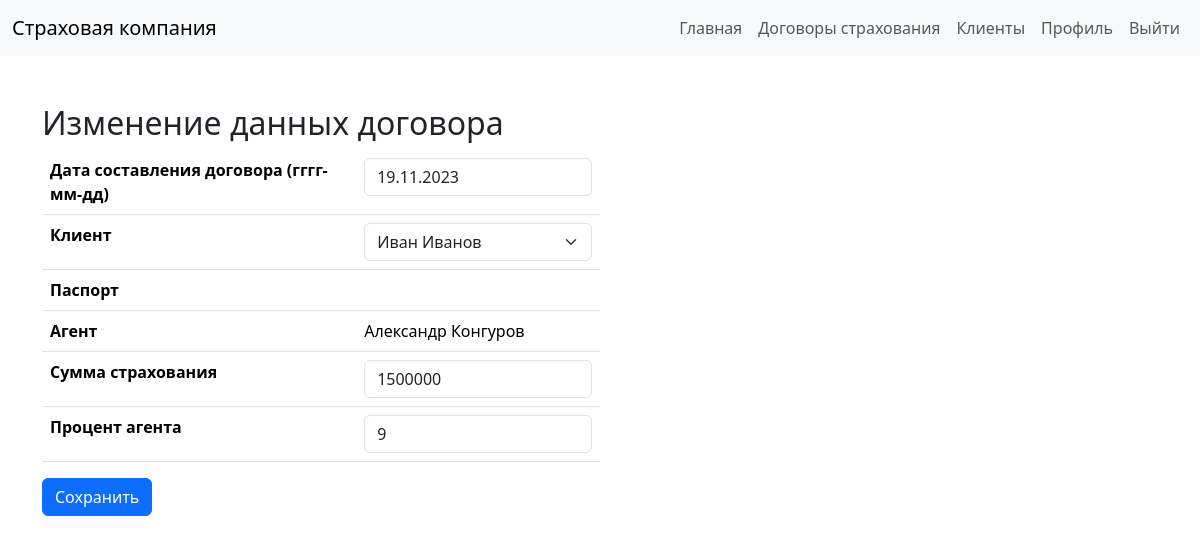
The app's page /update_health_insurance/2/ (signed in) with its own data.
### main/models.py (models this page shows, shortened)
class HealthInshurance(models.Model):
    date = models.DateField()
    client = models.ForeignKey(User, on_delete=models.CASCADE, blank=True, null=True, related_name='health_client')
    type = models.CharField(max_length=100, blank=True, null=True, default='Медицинская страховка', editable=False)
    agent = models.ForeignKey(User, on_delete=models.CASCADE, blank=True, null=True)
    salary = models.IntegerField(blank=True, null=True)
    percent_agent = models.IntegerField(blank=True, null=True)
    class Meta:
        verbose_name = 'Медицинская страховка'
        verbose_name_plural = 'Медицинские страховки'

class User(AbstractUser):
    patronymic = models.CharField(max_length=100, blank=True, null=True) # Отчество
    date_birth = models.DateField(blank=True, null=True, default='2000-01-01') # Дата рождения
    phone = models.CharField(max_length=100, blank=True, null=True) # Телефон
    adress = models.CharField(max_length=100, blank=True, null=True) # Адрес
    passport = models.CharField(max_length=100, blank=True, null=True) # Паспорт
    filial = models.ForeignKey(Filial, on_delete=models.CASCADE, blank=True, null=True) # Филиал
    role = models.ForeignKey(Roles, on_delete=models.CASCADE, blank=True, null=True) # Роль
    def __str__(self):
        return self.first_name + ' ' + self.last_name
    class Meta:
        verbose_name = 'Пользователь'
        verbose_name_plural = 'Пользователи'

### main/views.py (the view)
# urls.py: path('update_health_insurance/<int:insurance_id>/', views.update_health_insurance, name='update_health_insurance'),
def update_health_insurance(request, insurance_id):
    insurance = HealthInshurance.objects.get(id=insurance_id)
    if request.method == 'POST':
        form = HealthInsuranceForm(request.POST, instance=insurance)
        if form.is_valid():
            insurance.agent = request.user
            form.save()
            return redirect('insurances')
    else:
        form = HealthInsuranceForm(instance=insurance)
    return render(request, 'update_health_insurance.html', {'form': form})

### main/forms.py
class HealthInsuranceForm(forms.ModelForm):
    class Meta:
        model = HealthInshurance
        fields = '__all__'
    def __init__(self, *args, **kwargs):
        super().__init__(*args, **kwargs)
        self.fields['client'].widget.attrs.update({'class': 'form-select'})
        self.fields['date'].widget = forms.DateInput(attrs={'class': 'form-control'})
        self.fields['client'].queryset = User.objects.filter(role__name='Клиент')
        self.fields['agent'].widget = forms.Select(attrs={'class': 'form-control'})
        self.fields['salary'].widget = forms.TextInput(attrs={'class': 'form-control'})
        self.fields['percent_agent'].widget = forms.TextInput(attrs={'class': 'form-control'})

### templates/update_health_insurance.html (shortened to what this page needs)
<!DOCTYPE html>
<html lang="en">
<head>
    <link href="https://cdn.jsdelivr.net/npm/bootstrap@5.3.2/dist/css/bootstrap.min.css" rel="stylesheet"
>
</head>
<body>
<nav class="navbar navbar-expand-lg navbar-light bg-light">
    <div class="container-fluid">
        <a class="navbar-brand" href="{% url 'index' %}">Страховая компания</a>
        <div class="collapse navbar-collapse" id="navbarNav">
            <ul class="navbar-nav ms-auto">
                <li class="nav-item">
                    <a class="nav-link" href="{% url 'index' %}">Главная</a>
                </li>
                {% if request.user.role.name == 'Агент' %}
                    <li class="nav-item">
                        <a class="nav-link" href="{% url 'insurances' %}">Договоры страхования</a>
                    </li>
                    <li class="nav-item">
                        <a class="nav-link" href="{% url 'clients' %}">Клиенты</a>
                    </li>
                    <li class="nav-item">
                        <a class="nav-link" href="{% url 'profile' user.id %}">Профиль</a>
                    </li>
                {% endif %}
                <li class="nav-item">
                    <a class="nav-link" href="{% url 'logout' %}">Выйти</a>
                </li>
            </ul>
        </div>
    </div>
</nav>
<div class="container mt-5">
    <h2>Изменение данных договора</h2>
    <form method="post" action="" class="col-md-6">
        <table class="table">
            <tbody>
            <tr>
                <th>Дата составления договора (гггг-мм-дд)</th>
                <td>{{ form.date }}</td>
            </tr>
            <tr>
                <th>Клиент</th>
                <td>{{ form.client }}</td>
            </tr>
            <tr>
                <th>Паспорт</th>
                <td>{{ form.passport }}</td>
            </tr>
            <tr>
                <th>Агент</th>
                <td>{{ request.user }}</td>
            </tr>
            <tr>
                <th>Сумма страхования</th>
                <td>{{ form.salary }}</td>
            <tr>
                <th>Процент агента</th>
                <td>{{ form.percent_agent }}</td>
            </tr>
            </tbody>
        </table>
        <button type="submit" class="btn btn-primary">Сохранить</button>
    </form>
</div>
</body>
</html>

### records on screen
HealthInshurance: date "19.11.2023", client "Иван Иванов", salary "1500000", percent_agent "9"
User: user "Александр Конгуров"
